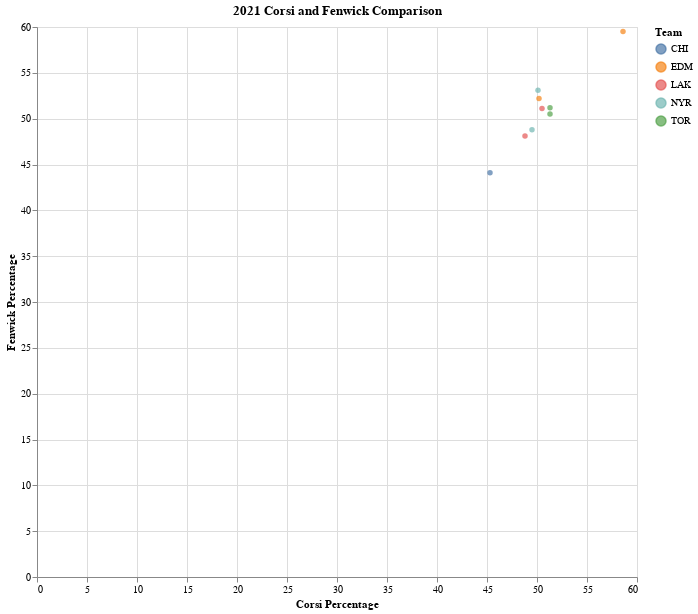

Source (notebook cell):
### Code cell
#hide_input

hover = alt.selection_single(
    on='mouseover',  # select on mouseover
    nearest=True,    # select nearest point to mouse cursor
    empty='none'     # empty selection should match nothing
)

click = alt.selection_multi(
    empty='none' # empty selection matches no points
)

# scatter plot encodings shared by all marks
plot = alt.Chart(AdvancedChartDF).mark_circle().encode(
    x=alt.X('CF%:Q', axis=alt.Axis(title='Corsi Percentage')),
    y=alt.Y('FF%:Q', axis=alt.Axis(title='Fenwick Percentage')),
    tooltip=['CF%:Q', 'FF%:Q'],
    color= alt.Color("Tm", legend = alt.Legend(title = "Team"))
).properties(
    title = "2021 Corsi and Fenwick Comparison"
) 
    
# shared base for new layers
base = plot.transform_filter(
    hover | click # filter to points in either selection
)

# layer scatter plot points, halo annotations, and title labels
alt.layer(
    plot.add_selection(hover).add_selection(click).add_selection(alt.selection_interval(bind='scales')),
    base.mark_point(size=100, stroke='firebrick', strokeWidth=1),
    base.mark_text(dx=4, dy=-8, align='right', stroke='white', strokeWidth=2).encode(text='Player:N'),
    base.mark_text(dx=4, dy=-8, align='right').encode(text='Player:N'),
    data=AdvancedChartDF
).properties(
    width=600,
    height=550
)

### Figure 1 — Vega-Lite specification as saved in the notebook (floating-point values rounded to 4 significant figures)
{"config": {"view": {"continuousWidth": 400, "continuousHeight": 300}}, "layer": [{"mark": "circle", "encoding": {"color": {"type": "nominal", "field": "Tm", "legend": {"title": "Team"}}, "tooltip": [{"type": "quantitative", "field": "CF%"}, {"type": "quantitative", "field": "FF%"}], "x": {"type": "quantitative", "axis": {"title": "Corsi Percentage"}, "field": "CF%"}, "y": {"type": "quantitative", "axis": {"title": "Fenwick Percentage"}, "field": "FF%"}}, "selection": {"selector007": {"type": "single", "on": "mouseover", "nearest": true, "empty": "none"}, "selector008": {"type": "multi", "empty": "none"}, "selector009": {"type": "interval", "bind": "scales"}}, "title": "2021 Corsi and Fenwick Comparison"}, {"mark": {"type": "point", "size": 100, "stroke": "firebrick", "strokeWidth": 1}, "encoding": {"color": {"type": "nominal", "field": "Tm", "legend": {"title": "Team"}}, "tooltip": [{"type": "quantitative", "field": "CF%"}, {"type": "quantitative", "field": "FF%"}], "x": {"type": "quantitative", "axis": {"title": "Corsi Percentage"}, "field": "CF%"}, "y": {"type": "quantitative", "axis": {"title": "Fenwick Percentage"}, "field": "FF%"}}, "title": "2021 Corsi and Fenwick Comparison", "transform": [{"filter": {"selection": {"or": ["selector007", "selector008"]}}}]}, {"mark": {"type": "text", "align": "right", "dx": 4, "dy": -8, "stroke": "white", "strokeWidth": 2}, "encoding": {"color": {"type": "nominal", "field": "Tm", "legend": {"title": "Team"}}, "text": {"type": "nominal", "field": "Player"}, "tooltip": [{"type": "quantitative", "field": "CF%"}, {"type": "quantitative", "field": "FF%"}], "x": {"type": "quantitative", "axis": {"title": "Corsi Percentage"}, "field": "CF%"}, "y": {"type": "quantitative", "axis": {"title": "Fenwick Percentage"}, "field": "FF%"}}, "title": "2021 Corsi and Fenwick Comparison", "transform": [{"filter": {"selection": {"or": ["selector007", "selector008"]}}}]}, {"mark": {"type": "text", "align": "right", "dx": 4, "dy": -8}, "encoding": {"color": {"type": "nominal", "field": "Tm", "legend": {"title": "Team"}}, "text": {"type": "nominal", "field": "Player"}, "tooltip": [{"type": "quantitative", "field": "CF%"}, {"type": "quantitative", "field": "FF%"}], "x": {"type": "quantitative", "axis": {"title": "Corsi Percentage"}, "field": "CF%"}, "y": {"type": "quantitative", "axis": {"title": "Fenwick Percentage"}, "field": "FF%"}}, "title": "2021 Corsi and Fenwick Comparison", "transform": [{"filter": {"selection": {"or": ["selector007", "selector008"]}}}]}], "data": {"name": "data-8c667b5076788609251dfdc9cdd6b8f6"}, "height": 550, "width": 600, "$schema": "https://vega.github.io/schema/vega-lite/v4.8.1.json", "datasets": {"data-8c667b5076788609251dfdc9cdd6b8f6": [{"Rk": 170, "Player": "Drew Doughty", "Age": 31, "Tm": "LAK", "Pos": "D", "GP": 14, "CF": 210, "CA": 220, "CF%": 48.8, "CF% rel": 4.2, "FF": 161, "FA": 174, "FF%": 48.1, "FF% rel": 2.5, "oiSH%": 9.7, "oiSV%": 89.1, "PDO": 98.8, "oZS%": 50.7, "dZS%": 49.3, "TOI/60": "26:41", "TOI(EV)": "19:52", "TK": 2, "GV": 10, "E+/-": -1.2, "SAtt.": 57, "Thru%": 40.4}, {"Rk": 173, "Player": "Leon Draisaitl", "Age": 25, "Tm": "EDM", "Pos": "C", "GP": 17, "CF": 260, "CA": 258, "CF%": 50.2, "CF% rel": 2.3, "FF": 201, "FA": 184, "FF%": 52.2, "FF% rel": 3.5, "oiSH%": 13.7, "oiSV%": 94.0, "PDO": 107.7, "oZS%": 52.4, "dZS%": 47.6, "TOI/60": "21:55", "TOI(EV)": "16:00", "TK": 11, "GV": 14, "E+/-": -1.7, "SAtt.": 80, "Thru%": 56.3}, {"Rk": 356, "Player": "Patrick Kane", "Age": 32, "Tm": "CHI", "Pos": "RW", "GP": 17, "CF": 233, "CA": 281, "CF%": 45.3, "CF% rel": -1.7, "FF": 173, "FA": 219, "FF%": 44.1, "FF% rel": -2.7, "oiSH%": 12.6, "oiSV%": 91.3, "PDO": 103.8, "oZS%": 58.3, "dZS%": 41.7, "TOI/60": "22:02", "TOI(EV)": "18:00", "TK": 10, "GV": 10, "E+/-": 0.9, "SAtt.": 111, "Thru%": 55.9}, {"Rk": 381, "Player": "Anze Kopitar", "Age": 33, "Tm": "LAK", "Pos": "C", "GP": 14, "CF": 188, "CA": 184, "CF%": 50.5, "CF% rel": 6.3, "FF": 145, "FA": 139, "FF%": 51.1, "FF% rel": 6.6, "oiSH%": 11.9, "oiSV%": 89.2, "PDO": 101.1, "oZS%": 48.7, "dZS%": 51.3, "TOI/60": "21:48", "TOI(EV)": "15:38", "TK": 3, "GV": 10, "E+/-": -1.2, "SAtt.": 65, "Thru%": 50.8}, {"Rk": 464, "Player": "Auston Matthews", "Age": 23, "Tm": "TOR", "Pos": "C", "GP": 15, "CF": 246, "CA": 234, "CF%": 51.3, "CF% rel": 3.0, "FF": 188, "FA": 179, "FF%": 51.2, "FF% rel": 2.6, "oiSH%": 15.4, "oiSV%": 89.6, "PDO": 105.0, "oZS%": 56.7, "dZS%": 43.3, "TOI/60": "22:02", "TOI(EV)": "18:33", "TK": 14, "GV": 11, "E+/-": 4.6, "SAtt.": 103, "Thru%": 63.1}, {"Rk": 472, "Player": "Connor McDavid", "Age": 24, "Tm": "EDM", "Pos": "C", "GP": 17, "CF": 326, "CA": 230, "CF%": 58.6, "CF% rel": 15.4, "FF": 250, "FA": 170, "FF%": 59.5, "FF% rel": 14.9, "oiSH%": 10.5, "oiSV%": 87.6, "PDO": 98.1, "oZS%": 63.1, "dZS%": 36.9, "TOI/60": "22:30", "TOI(EV)": "17:06", "TK": 6, "GV": 13, "E+/-": 1.9, "SAtt.": 93, "Thru%": 73.1}, {"Rk": 543, "Player": "Artemi Panarin", "Age": 29, "Tm": "NYR", "Pos": "LW", "GP": 12, "CF": 159, "CA": 162, "CF%": 49.5, "CF% rel": 1.3, "FF": 122, "FA": 128, "FF%": 48.8, "FF% rel": -1.5, "oiSH%": 9.9, "oiSV%": 91.3, "PDO": 101.2, "oZS%": 56.7, "dZS%": 43.3, "TOI/60": "20:51", "TOI(EV)": "16:15", "TK": 6, "GV": 8, "E+/-": 1.1, "SAtt.": 65, "Thru%": 53.8}, {"Rk": 696, "Player": "John Tavares", "Age": 30, "Tm": "TOR", "Pos": "C", "GP": 16, "CF": 212, "CA": 201, "CF%": 51.3, "CF% rel": 2.8, "FF": 161, "FA": 158, "FF%": 50.5, "FF% rel": 1.5, "oiSH%": 10.3, "oiSV%": 93.6, "PDO": 104.0, "oZS%": 55.8, "dZS%": 44.2, "TOI/60": "17:46", "TOI(EV)": "15:19", "TK": 9, "GV": 19, "E+/-": 3.1, "SAtt.": 68, "Thru%": 67.6}, {"Rk": 718, "Player": "Jacob Trouba", "Age": 26, "Tm": "NYR", "Pos": "D", "GP": 14, "CF": 218, "CA": 217, "CF%": 50.1, "CF% rel": 2.2, "FF": 170, "FA": 150, "FF%": 53.1, "FF% rel": 5.7, "oiSH%": 6.8, "oiSV%": 92.5, "PDO": 99.3, "oZS%": 53.9, "dZS%": 46.1, "TOI/60": "21:40", "TOI(EV)": "17:00", "TK": 8, "GV": 9, "E+/-": 2.1, "SAtt.": 59, "Thru%": 45.8}]}}
